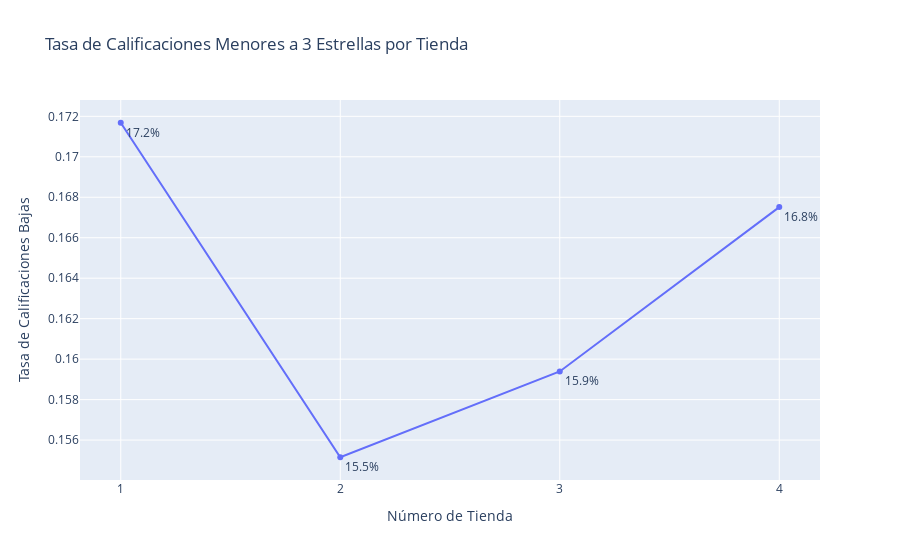

The notebook cell saved with this chart:
### Code cell
umbral_calificacion_baja = 3

df_tasa_bajas = df.groupby('No. Tienda')['Calificación'].apply(lambda x: (x < umbral_calificacion_baja).mean()).reset_index(name='Tasa Calificaciones Bajas')

fig = px.line(
    df_tasa_bajas,
    x='No. Tienda',
    y='Tasa Calificaciones Bajas',
    title=f'Tasa de Calificaciones Menores a {umbral_calificacion_baja} Estrellas por Tienda',
    labels={'No. Tienda': 'Número de Tienda', 'Tasa Calificaciones Bajas': 'Tasa de Calificaciones Bajas'},
    markers=True,
    text='Tasa Calificaciones Bajas'
)

fig.update_layout(xaxis={'type': 'category'})
fig.update_traces(texttemplate='%{text:.1%}', textposition='bottom right')

fig.show()

### Figure 1 — Plotly figure (JSON) as saved in the notebook; plotly's stock layout.template omitted (floating-point values rounded to 4 significant figures)
{"data": [{"hovertemplate": "Número de Tienda=%{x}<br>Tasa de Calificaciones Bajas=%{text}<extra></extra>", "legendgroup": "", "line": {"color": "#636efa", "dash": "solid"}, "marker": {"symbol": "circle"}, "mode": "lines+markers+text", "name": "", "orientation": "v", "showlegend": false, "text": [0.1717, 0.1552, 0.1594, 0.1675], "textposition": "bottom right", "texttemplate": "%{text:.1%}", "type": "scatter", "x": [1, 2, 3, 4], "xaxis": "x", "y": [0.1717, 0.1552, 0.1594, 0.1675], "yaxis": "y"}], "layout": {"legend": {"tracegroupgap": 0}, "title": {"text": "Tasa de Calificaciones Menores a 3 Estrellas por Tienda"}, "xaxis": {"anchor": "y", "domain": [0, 1], "title": {"text": "Número de Tienda"}, "type": "category"}, "yaxis": {"anchor": "x", "domain": [0, 1], "title": {"text": "Tasa de Calificaciones Bajas"}}}}
